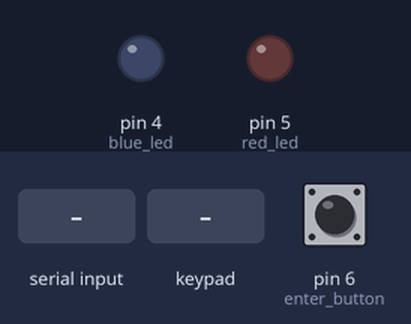
This sketch was run on a simulated Arduino Uno, built with avr-gcc and run on an emulated ATmega328P. On the bench: output pins drawn as LEDs (lit = HIGH). Dashed ring = blinking. The inputs (shaded band) are chosen by the test bench; at power-on: pin 6 (enter_button) HIGH. What the sketch prints to the serial monitor is not drawn.

Above: at 1.2 s.
1.3 s: pin 6 (enter_button) pulled LOW for 0.15 s
At 1.9 s:
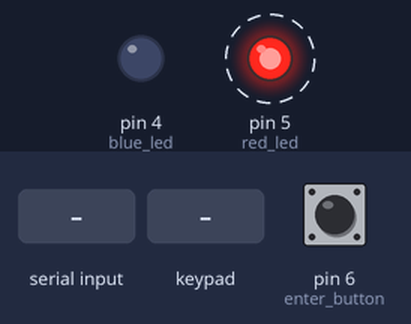
4.4 s: "y" received over Serial
7.4 s: key '1' pressed
8.9 s: keypad keys 1 3 1 2 1 1 1 0 pressed 0.4 s apart
13.6 s: pin 6 (enter_button) pulled LOW for 1 s
At 20.4 s:
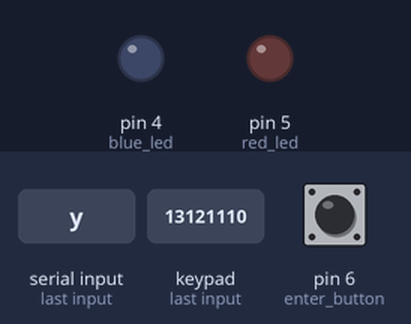
Timing chart, 0 to 20.7 s (numbered marks = the images above; inputs shaded):
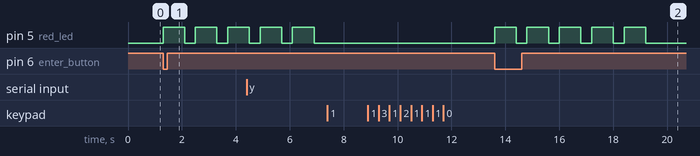

Measured:
- after the input at 1.3 s, pin 5 (red_led): alternates HIGH for 0.80 s and LOW for 0.40 s, starting at once
- after the input at 7.4 s, every drawn part: stays the same
- after the input at 8.9 s, every drawn part: stays the same
- after the input at 13.6 s, pin 5 (red_led): alternates HIGH for 0.80 s and LOW for 0.40 s, 10 changes in all, then stays LOW, starting at once

The sketch:

keypad_simple_password_locker.ino
```cpp
// This is arduino project for building the password locker with keypad module.

// firstly include library "Keypad.h"
#include<Keypad.h>

const byte ROWS = 4;  // for four rows.
const byte COLS = 3;  // for three columns.

char keys[ROWS][COLS] = {
  {'1','2','3'},
  {'4','5','6'},
  {'7','8','9'},
  {'*','0','#'}   };

byte rowPins[ROWS] = {13,12,11,10};     // assigning the arduino pins for rows of keypad.
byte colPins[COLS] = {9,8,7};           // assigning the arduino pins for columns of keypad.

// creating the keypad object.
Keypad sample_keypad = Keypad(makeKeymap(keys),rowPins,colPins,ROWS,COLS);
/////////////////////////////////////////////////////////////////////////////////////////////////////////

char saved_password[7] = {'0','1','2','#','2','1','0'};     // SAVED PASSWORD : 012#210

int correct = 0;            // for checking the correcness of entering password for unlocking
///////////////////////////////////////////////////////////////////////////////////////////////////////

#define enter_button 6      // for entering the password.
#define blue_led 4          // for blue led (for correctness of password).
#define red_led 5           // for red led (for incorrectness of password).

void setup() {
  // put your setup code here, to run once:
pinMode(enter_button,INPUT_PULLUP);
pinMode(blue_led,OUTPUT);
pinMode(red_led,OUTPUT);

Serial.begin(9600);      // initializing the Serial Communication with baud rate of 9600.
Serial.println("################# PASSWORD LOCKER #################");
Serial.print("Enter the password:");
}

void loop() {
  // put your main code here, to run repeatedly:

int button_value = digitalRead(enter_button);

if(button_value == HIGH){                        // when enter buutton is not pressed.
  char input_key = sample_keypad.getKey();       // returns the pressed key.

  if (input_key != NO_KEY){
    Serial.print("*");

    if (input_key == saved_password[correct]){      // checking condition.
      correct++;             // increamenting correctness
    }
  }
}

else if(button_value == LOW){         // when enter button is pressed.
  if(correct == 7){
    Serial.println("");
    Serial.println("PASSWORD CORRECT :)");
    correct = 0;                         // re-enter the password.
    for(int i=1; i<=3; i++){
      digitalWrite(blue_led,HIGH);
      delay(1000);
      digitalWrite(blue_led,LOW);
      delay(500);
    }
    Serial.end();            // stop Serial communication.
  }
  else{
    Serial.println("");
    Serial.println("PASSWORD INCORRECT");
    correct = 0;                        // re-enter the password.
    for(int i=1; i<=5; i++){
      digitalWrite(red_led,HIGH);
      delay(800);
      digitalWrite(red_led,LOW);
      delay(400);
    }
    Serial.println("Do you want to re-Enter the Password(y/n or Y/N):");
    while(Serial.available() == 0){}
    char choice = Serial.read();
    if (choice == 'y' || choice == 'Y'){
      Serial.print("Enter the password again:");
    }
    else{
      Serial.end();           // Serial communication end.
    }
  }
  delay(200);
}

}
```

Source omitted: images.c (data table, 15393 bytes), for_lcd_menu.c (data table, 18471 bytes)
